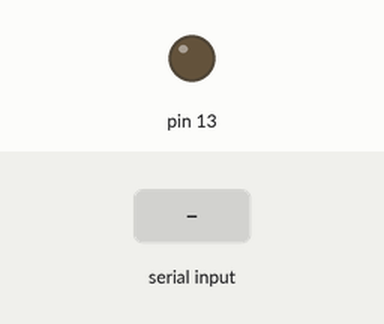
Simulated run of this sketch. Board: Arduino Uno, built with avr-gcc and run on an emulated ATmega328P. Parts: output pins drawn as LEDs (lit = HIGH). The test bench sets the inputs (shaded band). Random numbers use the default seed unless the sketch sets one; what the sketch prints to the serial monitor is not drawn.

Above: at 1.2 s.
1.3 s: "1\n" received over Serial
At 3.5 s:
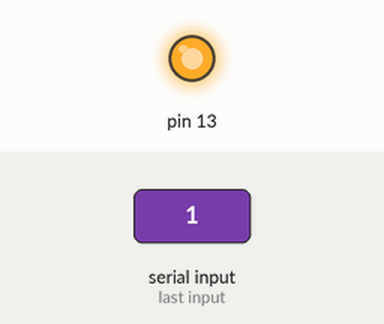
3.8 s: "0\n" received over Serial
At 5.4 s:
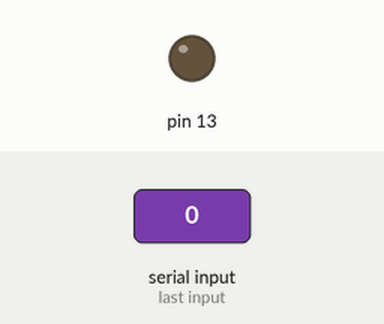
Timing chart, 0 to 6.9 s (numbered marks = the images above; inputs shaded):
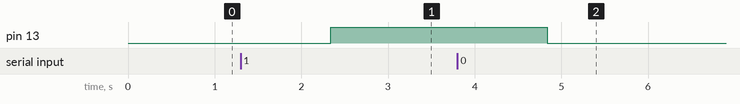

Measured:
- after the input at 1.3 s, pin 13: LOW → HIGH after 1.0 s
- after the input at 3.8 s, pin 13: HIGH → LOW after 1.0 s

The sketch:

timsah-serial.ino
```cpp
void setup() {
  Serial.begin(9600);
  pinMode(13, OUTPUT);
}

int tmp = 0;

void loop() {

  tmp = random(25, 35);

  int Ax = random(-100,100);
  int Ay = random(-100, 100);
  int Az = random(-100, 100);

  int Gx = random(-100,100);
  int Gy = random(-100, 100);
  int Gz = random(-100, 100);

  int Tiltx = random(-100,100);
  int Tilty = random(-100, 100);
  int Tiltz = random(-100, 100);

  int speed[] = {random(0,100),random(0,100),random(0,100),random(0,100)};

  // Depth, Sonar 1, Sonar 2, Sonar 3
  int sonar[] = {random(0, 400), random(0, 400), random(0, 400), random(0, 400)};

  delay(100);
  Serial.write("$\n");
  Serial.write("TMP\n"); // Temp
  Serial.write("#\n");

  // Temp Data
  Serial.print(tmp);
  Serial.write("\n");

  Serial.write("$\n");
  Serial.write("ACC\n"); // Acc
  Serial.write("#\n");

  // ACC Data
  Serial.print(Ax);
  Serial.write("\n");
  Serial.print(Ay);
  Serial.write("\n");
  Serial.print(Az);
  Serial.write("\n");

  Serial.write("$\n");
  Serial.write("GYR\n"); // Gyr
  Serial.write("#\n");

  // GYR Data
  Serial.print(Gx);
  Serial.write("\n");
  Serial.print(Gy);
  Serial.write("\n");
  Serial.print(Gz);
  Serial.write("\n");

  Serial.write("$\n");
  Serial.write("TLT\n"); // TLT
  Serial.write("#\n");

  // TLT Data
  Serial.print(Tiltx);
  Serial.write("\n");
  Serial.print(Tilty);
  Serial.write("\n");
  Serial.print(Tiltz);
  Serial.write("\n");

  Serial.write("$\n");
  Serial.write("SPD\n"); // Speed
  Serial.write("#\n");

  // Speed Data
  Serial.print(speed[0]);
  Serial.write("\n");
  Serial.print(speed[1]);
  Serial.write("\n");
  Serial.print(speed[2]);
  Serial.write("\n");
  Serial.print(speed[3]);
  Serial.write("\n");

  Serial.write("$\n");
  Serial.write("SON\n"); // Sonar
  Serial.write("#\n");

  // Speed Data
  Serial.print(sonar[0]);
  Serial.write("\n");
  Serial.print(sonar[1]);
  Serial.write("\n");
  Serial.print(sonar[2]);
  Serial.write("\n");
  Serial.print(sonar[3]);
  Serial.write("\n");

  // End of data
  Serial.write("$$\n");
}

// Get serial data
void serialEvent(){
  String in = Serial.readString();
    Serial.write("I received: ");
    Serial.print(in);
    Serial.write("\n");
    // If first char is 1 then turn on led
    if(in[0] == '1') {
      digitalWrite(13, HIGH);
    }else {
      digitalWrite(13, LOW);
    }
}
```
